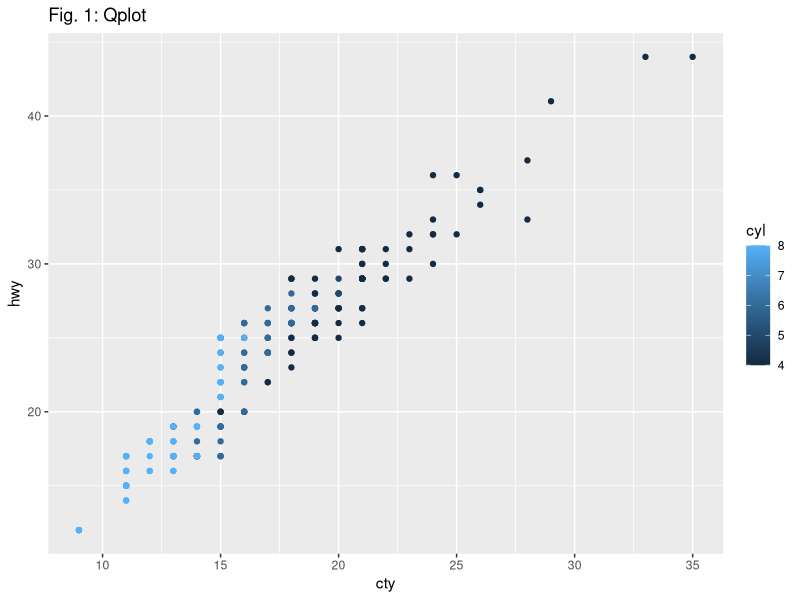
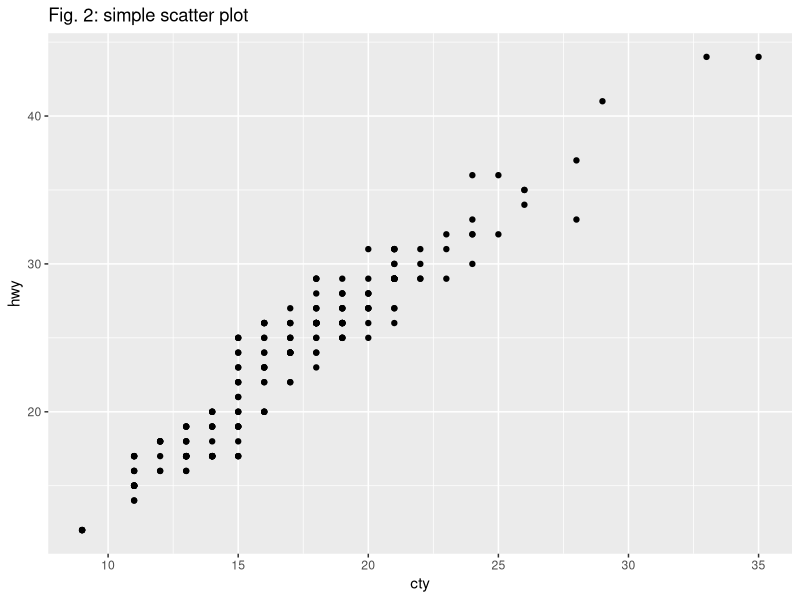
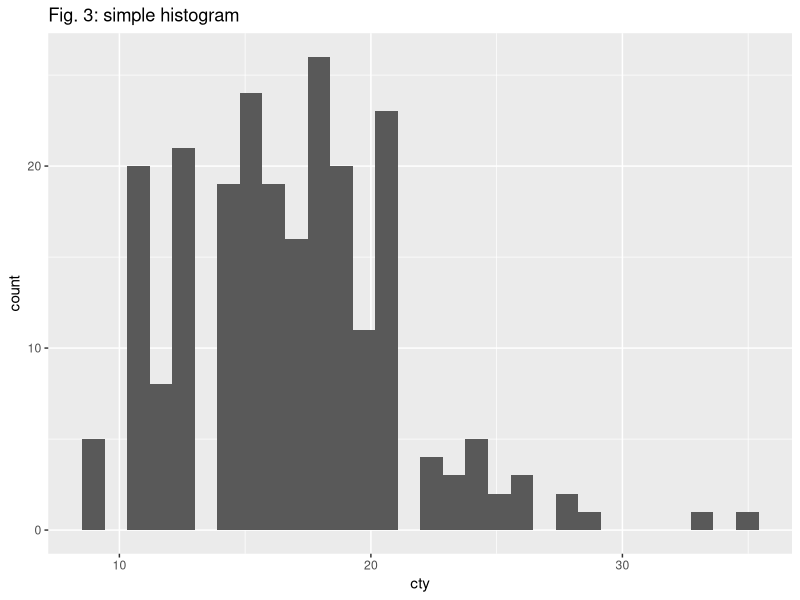
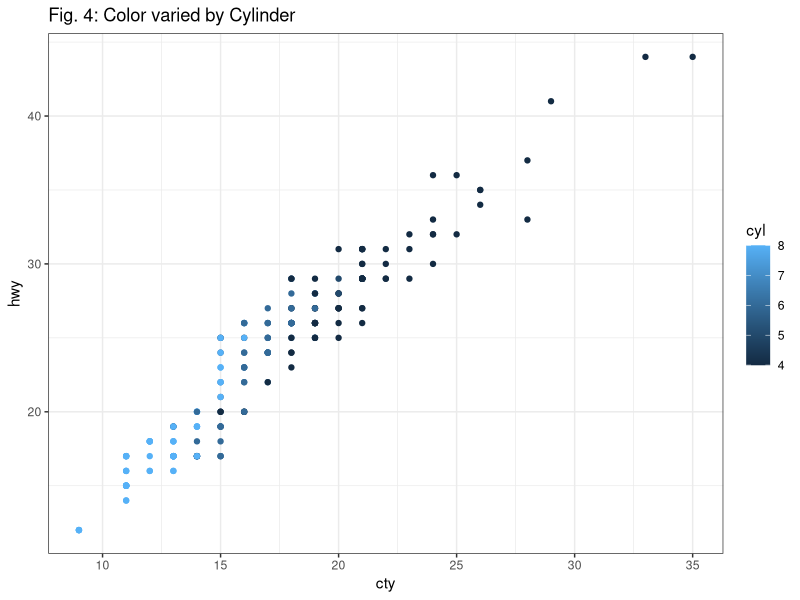
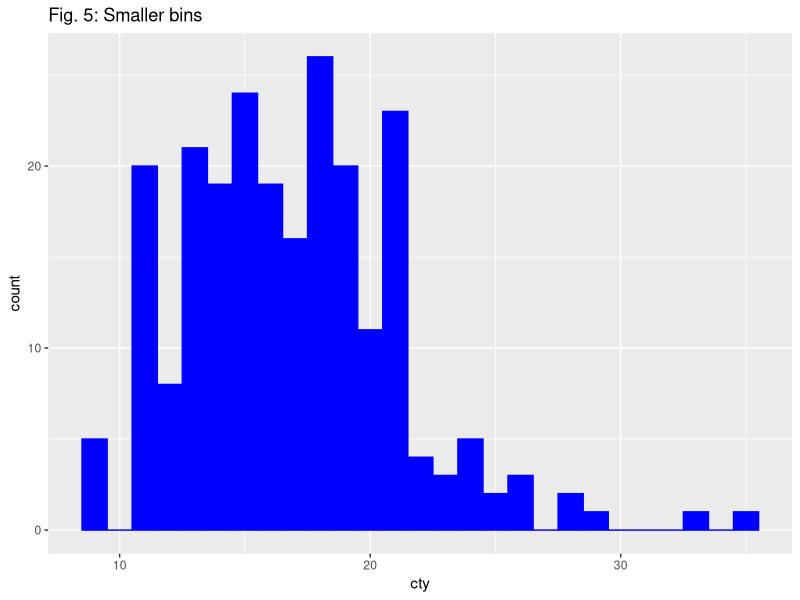
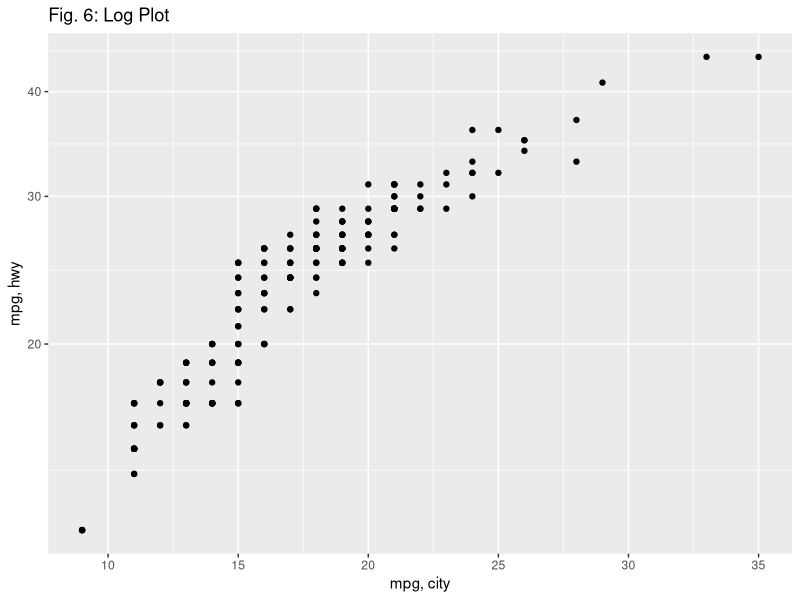
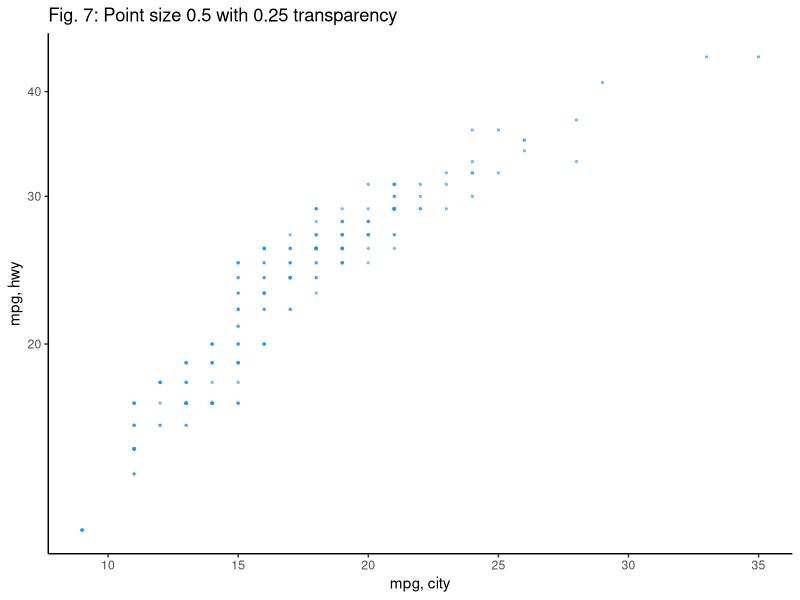
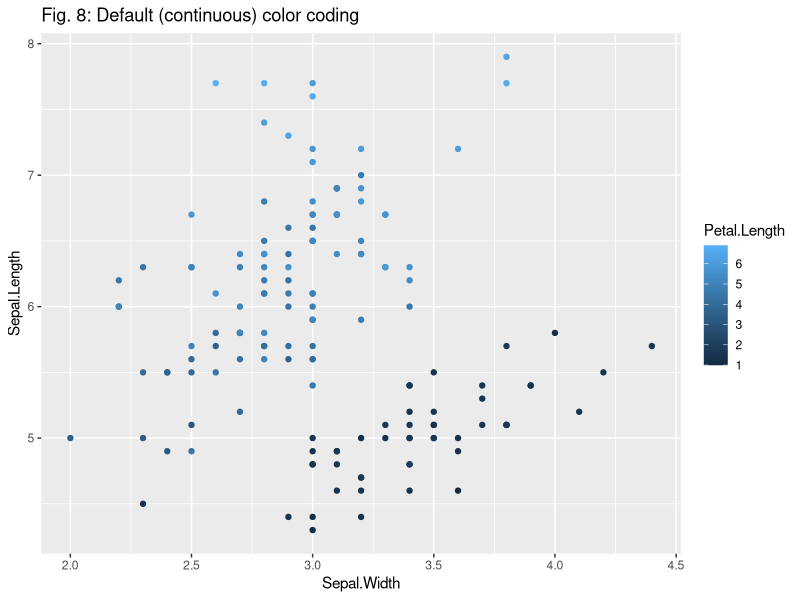

Write the R code that produced these figures, in order.
# graphing_practice.R

# See also -------------

# see https://stackoverflow.com/questions/3541713/how-to-plot-two-histograms-together-in-r (ggplot)
#ggplot(vegLengths, aes(length, fill = veg)) + 
#  geom_histogram(alpha = 0.5, position = 'identity')

#ggplot(iris, aes(x = Sepal.Length, fill = Species)) +
#  geom_histogram(alpha = 0.6, position = "identity")

# Setup --------------

# load packages if not already done
require(ggplot2)
require(here)
require(dplyr)
require(RColorBrewer)

# using the gas mileage sample data
# print(head(mpg))


# qplot (Quick plot) --------------------------------------------------------------

# Sensible defaults -- legend, gridlines, shading
# -- column names can be used (no $ needed)
# -- give the dataset, x, y; an additional [continuous] dimension to vary color by;
#     and the symbol

# Fig 1 ------
quick <- qplot(data = mpg, x=cty, y=hwy, color = cyl, geom = "point", main = "Fig. 1: Qplot")

# to show a plot from a script, just say the name
quick

# To save a plot, run ggsave after you generate it
# ggsave (here("quickplot.png")) # defaults to last plot generated

# Save any plot by name
# ggsave(plot = quick, filename = here("reports", "quick.png")) # format matches extension

# ggplot --------------------------------------------------------------

# Start with basic template from cheatsheet
# Each line is a full command followed by a +

# Assign a name so you can print to the Plots panel, save, or add more features later

# Required elements: data; aes for axes; geom function for type of plot
# Add a new layer to a plot with a geom_*() or stat_*() function. 

# Fig 2 ---------
simple_plot <- ggplot(data = mpg, aes(x=cty, y=hwy)) +
  geom_point() +
  labs(title = "Fig. 2: simple scatter plot")

simple_plot


# Fig 3 ---------
simple_hist <- ggplot(data = mpg, aes(cty)) + # aes in a histogram is the column you want to plot
  geom_histogram() +
  labs(title = "Fig. 3: simple histogram")

simple_hist


# Histograms ------
# Fig 4 --------
fancy_plot <-  simple_plot +
  aes(color=cyl) + # vary color by another variable
  scale_color_gradient() +
  theme_bw() + # no shading in background
  ggtitle("Fig. 4: Color varied by Cylinder")

fancy_plot

# Fig 5 ---------
fancy_hist <- ggplot(data = mpg, aes(cty))  +
  geom_histogram(binwidth = 1, colour = "blue", fill = "blue") +
  ggtitle("Fig. 5: Smaller bins")

fancy_hist

# Scatter: coordinate systems --------------------------------------------------------------

# Fig 6 ---------
log_plot <- simple_plot +
  scale_y_log10() + # Plot y on log10 scale
  labs(x = "mpg, city", y = "mpg, hwy", title = "Fig. 6: Log Plot") 
print(log_plot)

# Scatter: point styles --------------------------------------------------------------

# point attributes are alpha, colour[sic], fill, group, shape, size, stroke
# https://ggplot2.tidyverse.org/articles/ggplot2-specs.html
# https://ggplot2.tidyverse.org/reference/geom_point.html
# colours: http://research.stowers.org/mcm/efg/R/Color/Chart/

# Fig 7 ---------
dot_plot <- ggplot(data = mpg, aes(x=cty, y=hwy)) +
  scale_y_log10() + # Plot y on log10 scale  
  geom_point(colour = 28, size = 0.5, alpha = 0.5) + 
  theme_classic() + # no fill
  labs(x = "mpg, city", y = "mpg, hwy", title = "Fig. 7: Point size 0.5 with 0.25 transparency")

print(dot_plot)

# Scatter: varying point color by another variable -----------

#Fig 8 ---------
# continuous color
iris_plot <- ggplot(iris) + 
  geom_point(aes(x=Sepal.Width, y=Sepal.Length, colour=Petal.Length)) + 
  scale_colour_gradient() +
  labs(title = "Fig. 8: Default (continuous) color coding")
print(iris_plot)


# Fig 9 ---------
# using ideas from https://stackoverflow.com/questions/17713456/easiest-way-to-discretize-continuous-scales-for-ggplot2-color-scales
p2<- ggplot(iris, aes(x=Sepal.Width,y=Sepal.Length,fill=cut(Petal.Length, c(0,3,6,Inf)))) +
  geom_tile() +
  scale_fill_brewer(type="seq",palette = "YlGn") + # colors based on a yellow-green palette
  guides(fill=guide_legend(title="Petal Length")) +
  labs(title = "Fig. 9: Tile plot with discrete color series created from the Yellow-Green palette")

print(p2)

# Fig 10 --------
# Adapting to scatter plot, and giving names to the intervals, for use in the legend
# For a scatter plot you have to use scale_colour..., rather than scale_fill_...

mybreaks <- c(0,3,6,Inf) # bins
mylabels <- c("≤ 3", "3 - 6", "> 6") 

p3 <- ggplot(iris) +
  geom_point(aes(x=Sepal.Width, y=Sepal.Length,
               colour=cut(Petal.Length, mybreaks))) +
  theme_classic() +
  scale_colour_brewer("Petal Length", type="seq",palette = "YlGn", labels = mylabels, guide = "legend") +
  labs(title = "Fig. 10: Scatterplot with color change at specified breaks in data")

print(p3)


# Color palettes ----------
## create a sequential palette for usage and show colors
mypalette<-brewer.pal(7,"Greens")
image(1:7,1,as.matrix(1:7),col=mypalette,xlab="Greens (sequential)",
      ylab="",xaxt="n",yaxt="n",bty="n")
## display a divergent palette
display.brewer.pal(7,"BrBG")
## display a qualitative palette
display.brewer.pal(7,"Accent")
## display a palettes simultanoeusly
#display.brewer.all(n=10, exact.n=FALSE)
#display.brewer.all()
display.brewer.all(type="div")
display.brewer.all(type="seq")
display.brewer.all(type="qual") 
display.brewer.all(n=5,type="div",exact.n=TRUE)
display.brewer.all(colorblindFriendly=TRUE)
print(brewer.pal.info)
print(brewer.pal.info["Blues",])
print(brewer.pal.info["Blues",]$maxcolors)


